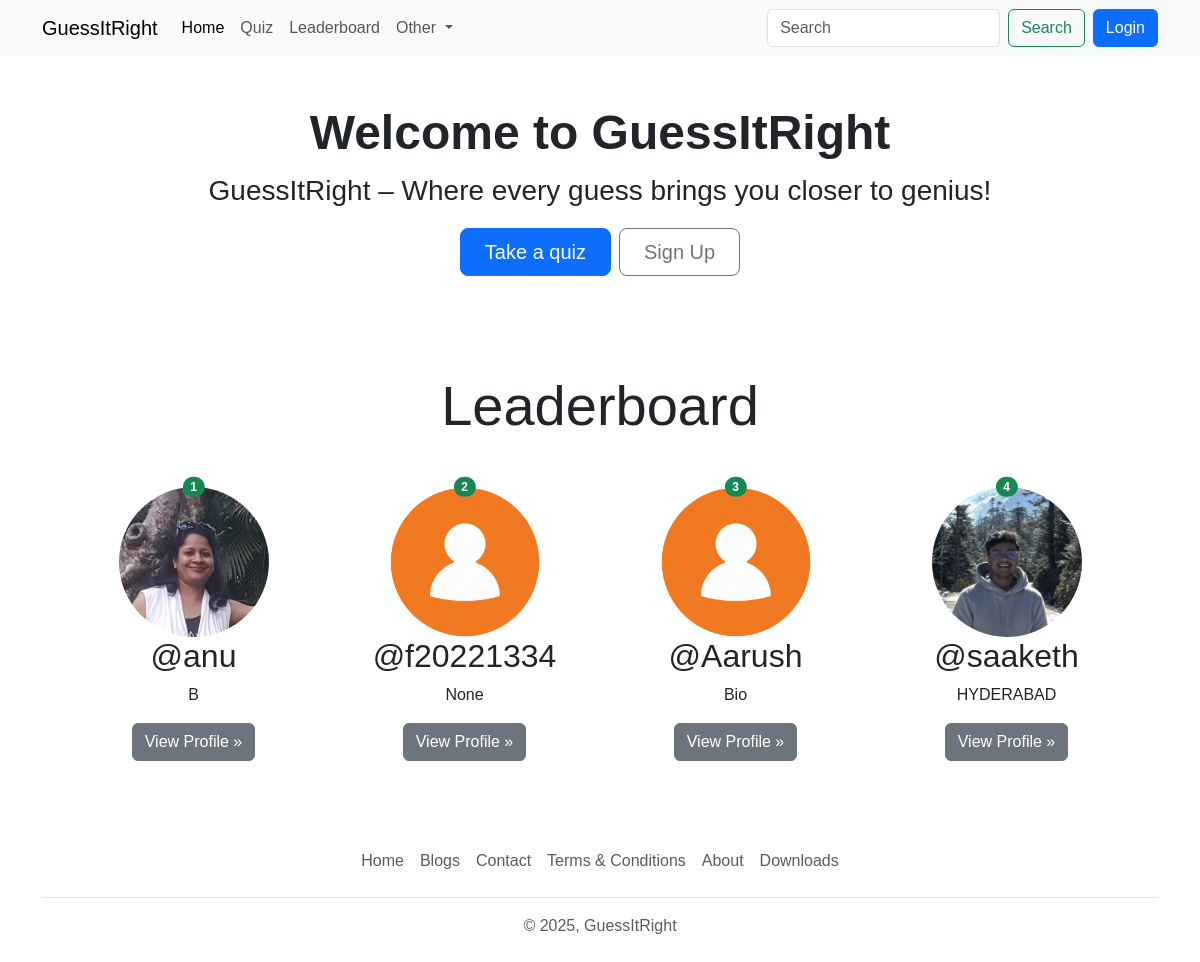
Before: / with the older database file.
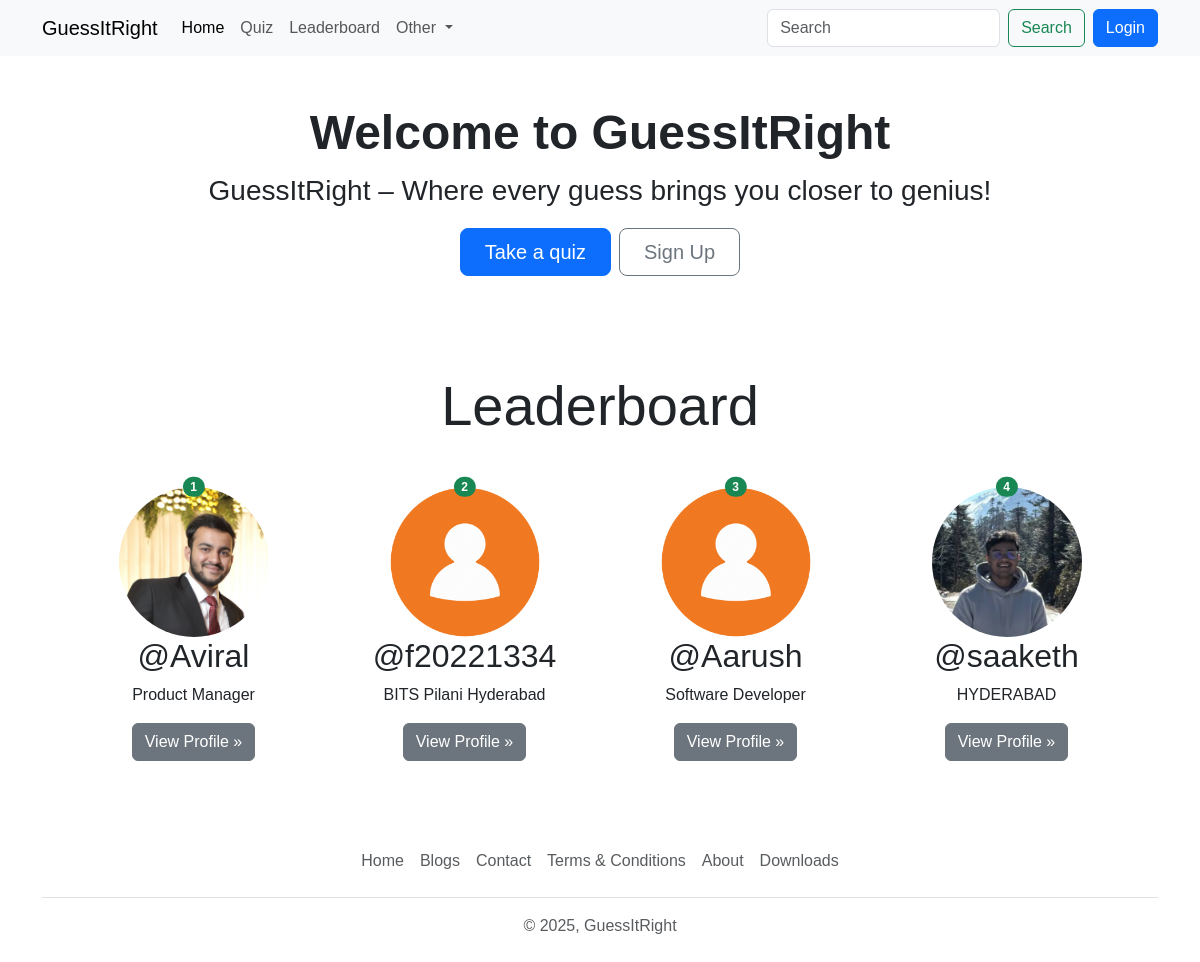
After: the same page with the newer database file.
### quiz/models.py (models this page shows, shortened)
class UserRank(models.Model) :
      user = models.OneToOneField(User, on_delete=models.CASCADE)
      rank = models.IntegerField(null=True, blank=True)
      total_score = models.IntegerField(null=True, blank=True)

### account/models.py (models this page shows, shortened)
class Profile(models.Model):
    user = models.OneToOneField(User, on_delete=models.CASCADE, null=True, verbose_name= 'User Object')
    bio = models.TextField(blank=True, null=True)
    profile_image = models.ImageField(upload_to='profile_images', default='user.png', blank=True, null= True, verbose_name='Profile Picture')
    location = models.CharField(max_length=100, blank=True, null= True, verbose_name= 'Location')
    GENDER = [
        ('male', 'male') ,
        ('Female', 'Female'),
        ('Other', 'Other')
    ]
    gender = models.CharField(max_length=6, choices = GENDER, blank=True, null=True)

### base/views.py (the view)
# urls.py: 2. Add a URL to urlpatterns:  path('', views.home, name='home')
def home(request) :
    leaderboard_users = UserRank.objects.order_by('rank')[0:4]
    if request.user.is_authenticated :
        user_object = User.objects.get(username = request.user)
        user_profile = Profile.objects.get_or_create(user = user_object)
        context = {"user_profile" : user_profile, "leaderboard_users" : leaderboard_users}
    else :
        context = {"leaderboard_users" : leaderboard_users}
    return render(request, 'welcome.html', context)

### templates/welcome.html
{% extends "index.html" %}
{% load static %}
{% block content %}
<div class="container text-center my-5">
    <h1 class="display-5 fw-bold my-2">Welcome to GuessItRight</h1>
    <p class="fs-3">GuessItRight – Where every guess brings you closer to genius!</p>
    <div class="d-inline-flex gap-2 mb-5">
        <a href="{% url 'all_quiz' %}" class="d-inline-flex align-items-center btn btn-primary btn-lg px-4">
            Take a quiz
        </a>
        {% if not request.user.is_authenticated %}
        <a href="{% url 'register' %}" class="btn btn-outline-secondary btn-lg px-4" type="button">
             Sign Up
        </a>
        {% endif %}
    </div>
</div>
<div class="container text-center">
    <h1 class="display-4 text-center my-5">Leaderboard</h1>
    <div class="row row-cols-sm-1 row-cols-md-2 row-cols-lg-3 row-cols-xl-4 mx-3">
        {% if leaderboard_users|length == 0 %}
        <div class="col-lg-4 position-relative mb-4">
            <h4 class="text-center text-danger">No Users Available on Leaderboard</h4>
        </div>
        {% else %}
        {% for rank in leaderboard_users %}
        <div class="col-lg-4 position-relative mb-4">
            <div style="width: 150px; height: 150px; overflow: hidden; border-radius: 50%; margin: 0 auto;">
                <img src="{{rank.user.profile.profile_image.url}}" class="img-fluid" style="width: 100%; height: 100%; object-fit: cover;">
            </div>
            <span class="position-absolute top-0 start-90 translate-middle badge rounded-pill bg-success">{{forloop.counter}}</span>
            <h2 class="fw-normal">@{{rank.user.username}}</h2>
            <p>{{rank.user.profile.bio|truncatewords:5}}</p>
            <p><a class="btn btn-secondary" href="{% url 'profile' rank.user.username %}">View Profile »</a></p>
        </div>
        {% endfor %}
        {% endif %}
    </div>
    {% endblock content %}

### templates/index.html (shortened to what this page needs)
{% load static %}
<!DOCTYPE html>
<html lang="en">
<head>
    <link href="https://cdn.jsdelivr.net/npm/bootstrap@5.3.5/dist/css/bootstrap.min.css" rel="stylesheet">
    <link rel="stylesheet" href="https://cdnjs.cloudflare.com/ajax/libs/bootstrap-icons/1.11.3/font/bootstrap-icons.min.css" />
    <link rel="stylesheet" href="{% static 'css/style.css' %}">
</head>
<body>
    {% include "components/navbar.html" %}
        {% block content %}
        {% endblock content %}
        {% include "components/footer.html" %}
</body>
</html>

### templates/components/navbar.html (shortened to what this page needs)
<nav class="navbar navbar-expand-lg bg-body-tertiary d-none d-lg-block">
    <div class="container">
        <a class="navbar-brand" href="{% url 'home' %}">GuessItRight</a>
        <div class="collapse navbar-collapse" id="navbarSupportedContent">
            <ul class="navbar-nav me-auto mb-2 mb-lg-0">
                <li class="nav-item">
                    <a class="nav-link active" aria-current="page" href="{% url 'home' %}">Home</a>
                </li>
                <li class="nav-item">
                    <a class="nav-link" href="{% url 'all_quiz' %}">Quiz</a>
                </li>
                <li class="nav-item">
                    <a class="nav-link" href="{% url 'leaderboard' %}">Leaderboard</a>
                </li>
                <li class="nav-item dropdown">
                    <a class="nav-link dropdown-toggle" href="#" role="button" data-bs-toggle="dropdown"
                        aria-expanded="false">
                        Other
                    </a>
                </li>
            </ul>
            <form class="d-flex" role="search" action ="{% url 'search_users' %}">
                <input class="form-control me-2" type="search" name = "q" placeholder="Search" aria-label="Search">
                <button class="btn btn-outline-success" type="submit">Search</button>
                {% if request.user.is_authenticated %}
                <a href="{% url 'profile' request.user.username %}" data-bs-toggle="tooltip" data-bs-placement="bottom" class="ms-2" data-bs-title="@{{request.user.username}}">
                    <img src = "/static/images/profile2.png" width = "40" height="40" alt="Image" class="rounded-circle">
                </a>
                <a href="{% url 'logout' %}" class="btn btn-primary ms-2">Logout</a>
                {% else %}
                <a href="{% url 'login' %}" class="btn btn-primary ms-2">Login</a>
                {% endif %}
            </form>
        </div>
    </div>
</nav>

### templates/components/footer.html
<footer class="py-3 my-4">
        <ul class="nav justify-content-center border-bottom pb-3 mb-3">
            <li class="nav-item"><a href="{% url 'home' %}" class="nav-link px-2 text-body-secondary">Home</a></li>
            <li class="nav-item"><a href="{% url 'blogs' %}" class="nav-link px-2 text-body-secondary">Blogs</a></li>
            <li class="nav-item"><a href="{% url 'contact' %}" class="nav-link px-2 text-body-secondary">Contact</a></li>
            <li class="nav-item"><a href="{% url 'terms_conditions' %}" class="nav-link px-2 text-body-secondary">Terms & Conditions</a></li>
            <li class="nav-item"><a href="{% url 'about' %}" class="nav-link px-2 text-body-secondary">About</a></li>
            <li class="nav-item"><a href="{% url 'downloads' %}" class="nav-link px-2 text-body-secondary">Downloads</a></li>
        </ul>
        <p class="text-center text-body-secondary">© 2025, GuessItRight</p>
    </footer>

### static/css/style.css (style rules this page uses)
* { font-family: 'Trebuchet MS', 'Lucida Sans Unicode', 'Lucida Grande', 'Lucida Sans', Arial, sans-serif; }

Changed rows visible on the page:
changed through a linked row, UserRank: user.profile.profile_image: a different picture; user.username "anu" → "Aviral"; user.profile.bio "B" → "Product Manager"
changed through a linked row, UserRank: user.profile.bio "None" → "BITS Pilani Hyderabad"
changed through a linked row, UserRank "Aarush": user.profile.bio "Bio" → "Software Developer"
